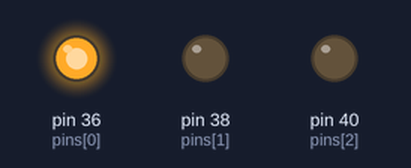
Simulated run of this program. Board: Raspberry Pi (header pin numbers), started with the argument 3. Shown: output pins drawn as LEDs (lit = HIGH).

Above: at 1.5 s.
At 7.5 s:
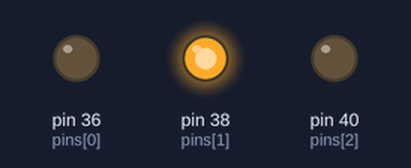
At 13.5 s:
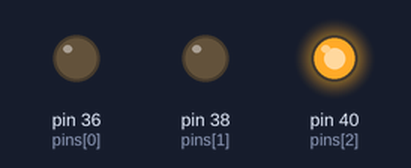
At 16.5 s:
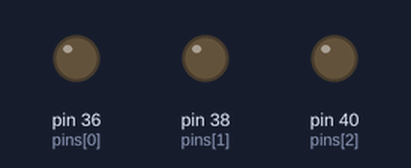
Timing chart, 0 to 23.4 s (numbered marks = the images above):
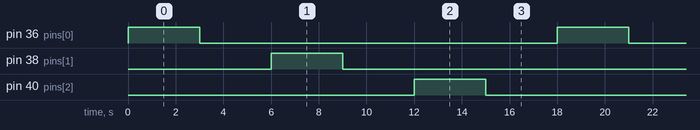

The program:

led.py
```python
#!/usr/bin/python3

import RPi.GPIO as gpio
import time
from array import *
import sys

t1 = float(sys.argv[1])

gpio.setmode(gpio.BOARD)
gpio.setwarnings(False)

arr = [0,1,2]
#t1 = 0.15
pins = [36,38,40]

gpio.setup(pins,gpio.OUT)

try:
	while True:
		for x in arr:
			gpio.output(pins[x],1)
			time.sleep(t1)
			gpio.output(pins[x],0)
			time.sleep(t1)

except KeyboardInterrupt:
	print('EXIT!')

finally:
	gpio.cleanup()
```

Measured:
- by itself, pin 36 (pins[0]), pin 38 (pins[1]), pin 40 (pins[2]): alternates HIGH for 3.0 s and LOW for 15.0 s
- by itself, everything shown: repeats every 18.0 s, in 6 steps
